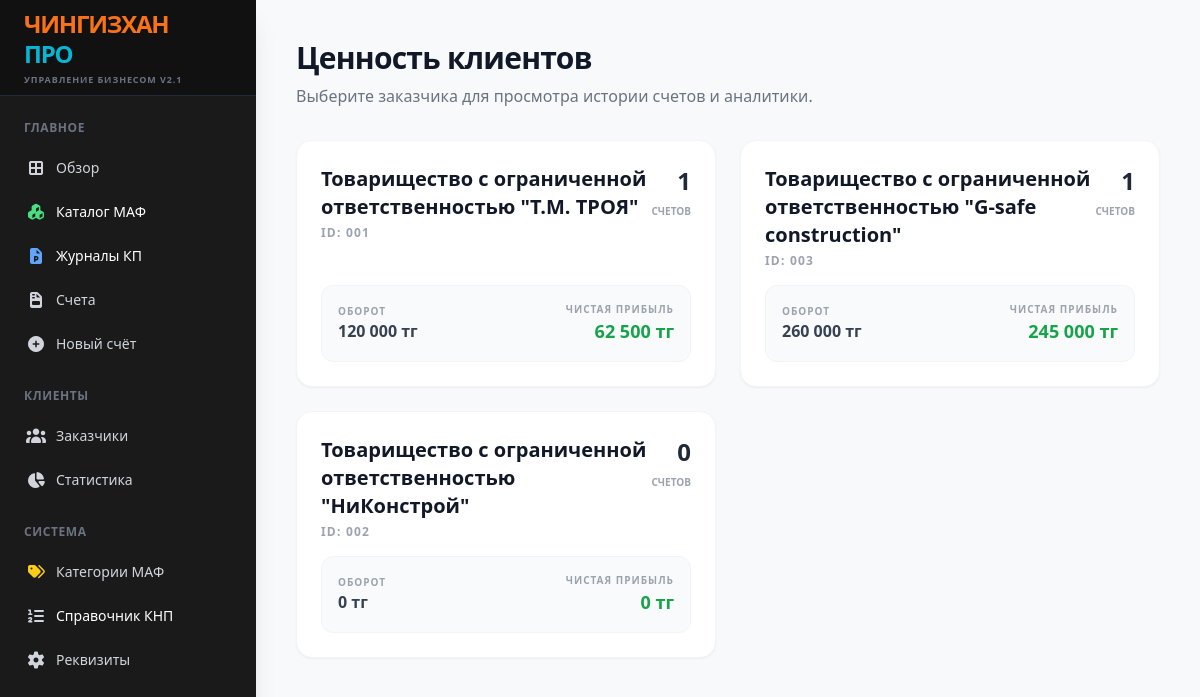
Before: /issued_invoices with the older database file.
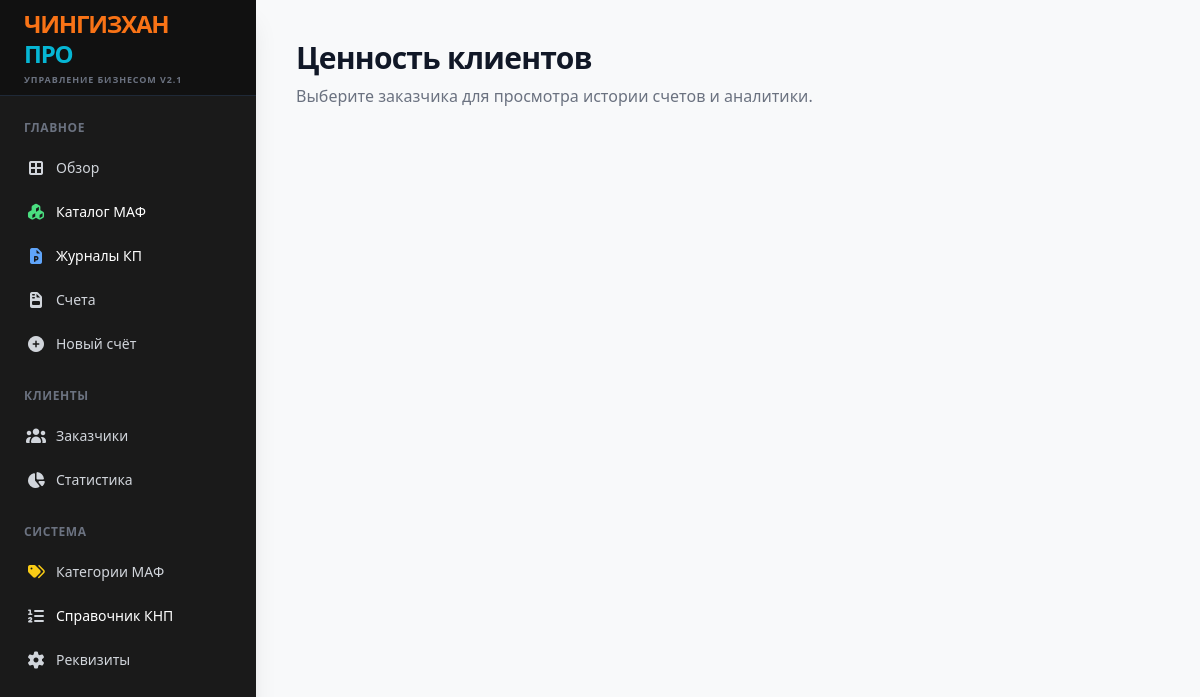
After: the same page with the newer database file.
### tables this page shows
CREATE TABLE clients (id TEXT PRIMARY KEY, name TEXT, bin TEXT, contact TEXT, address TEXT);

### app.py (the view)
@app.route('/issued_invoices')
def issued_invoices():
    with sqlite3.connect(DB_NAME) as conn:
        c = conn.cursor()
        clients = c.execute("SELECT id, name FROM clients ORDER BY name").fetchall()
        clients_data = []
        for client in clients:
            cid = client[0]
            inv_count = c.execute("SELECT COUNT(*) FROM invoices WHERE client_id = ?", (cid,)).fetchone()[0]
            total_revenue = c.execute("SELECT SUM(total) FROM invoices WHERE client_id = ?", (cid,)).fetchone()[0] or 0
            invoices = c.execute("SELECT id FROM invoices WHERE client_id = ?", (cid,)).fetchall()
            total_costs = 0
            for inv in invoices:
                costs = c.execute("SELECT SUM(value) FROM internal_costs WHERE invoice_id = ?", (inv[0],)).fetchone()[0]
                if costs: total_costs += costs
            total_profit = total_revenue - total_costs
            clients_data.append({'id': cid, 'name': client[1], 'count': inv_count, 'revenue': total_revenue, 'profit': total_profit})
    return render_template('issued_clients.html', clients=clients_data)

### templates/issued_clients.html
{% extends "base.html" %}
{% block content %}
<div class="p-10 max-w-7xl mx-auto">
    <div class="mb-8">
        <h2 class="text-3xl font-black text-gray-900 tracking-tight">Ценность клиентов</h2>
        <p class="text-gray-500 mt-2">Выберите заказчика для просмотра истории счетов и аналитики.</p>
    </div>
    <div class="grid grid-cols-2 gap-6">
        {% for c in clients %}
        <a href="/client_invoices/{{ c['id'] }}" class="bg-white p-6 rounded-2xl shadow-sm border border-gray-100 hover:shadow-lg hover:border-gray-300 transition group flex flex-col justify-between">
            <div class="flex justify-between items-start mb-4">
                <div>
                    <h3 class="font-bold text-gray-900 text-xl group-hover:text-blue-600">{{ c['name'] }}</h3>
                    <p class="text-xs text-gray-400 mt-1 uppercase font-bold tracking-widest">ID: {{ c['id'] }}</p>
                </div>
                <div class="text-right">
                    <span class="block text-2xl font-black text-gray-800">{{ c['count'] }}</span>
                    <span class="text-[10px] text-gray-400 uppercase font-bold">счетов</span>
                </div>
            </div>
            <div class="bg-gray-50 p-4 rounded-xl flex justify-between items-center border border-gray-100">
                <div>
                    <span class="block text-[10px] text-gray-400 uppercase font-bold tracking-widest">Оборот</span>
                    <span class="block font-black text-gray-700">{{ '{:,.0f}'.format(c['revenue']).replace(',', ' ') }} тг</span>
                </div>
                <div class="text-right">
                    <span class="block text-[10px] text-gray-400 uppercase font-bold tracking-widest">Чистая прибыль</span>
                    <span class="block font-black text-green-600 text-lg">{{ '{:,.0f}'.format(c['profit']).replace(',', ' ') }} тг</span>
                </div>
            </div>
        </a>
        {% endfor %}
    </div>
</div>
{% endblock %}

### templates/base.html (shortened to what this page needs)
<!DOCTYPE html>
<html lang="ru">
<head>
    <script src="{{ url_for('static', filename='css/tailwind.js') }}"></script>
    <link href="{{ url_for('static', filename='css/all.min.css') }}" rel="stylesheet">
</head>
<body class="bg-[#F8F9FA] flex h-screen font-sans">
    <aside class="w-64 bg-[#1a1a1a] text-gray-300 flex flex-col shadow-xl z-50">
        <div class="h-24 flex flex-col justify-center px-6 border-b border-gray-800 bg-[#111]">
            <h1 class="text-2xl font-black tracking-tighter leading-tight">
                <span style="color: #f97316;">ЧИНГИЗХАН</span><br>
                <span style="color: #06b6d4;">ПРО</span>
            </h1>
            <p class="text-[9px] font-bold text-gray-500 mt-1 uppercase tracking-widest">Управление бизнесом v2.1</p>
        </div>
        <nav class="flex-1 px-4 py-6 space-y-6 overflow-y-auto">
            <div>
                <p class="text-xs font-bold text-gray-500 mb-3 px-2 tracking-wider">ГЛАВНОЕ</p>
                <div class="space-y-1">
                    <a href="/" class="flex items-center px-2 py-2.5 rounded-md hover:bg-gray-800 transition"><i class="fas fa-th-large w-6 text-center"></i><span class="ml-2 text-sm font-medium">Обзор</span></a>
                    <a href="/catalog" class="flex items-center px-2 py-2.5 rounded-md hover:bg-gray-800 transition"><i class="fas fa-cubes w-6 text-center text-green-400"></i><span class="ml-2 text-sm font-medium text-white">Каталог МАФ</span></a>
                    <a href="/proposals" class="flex items-center px-2 py-2.5 rounded-md hover:bg-gray-800 transition"><i class="fas fa-file-powerpoint w-6 text-center text-blue-400"></i><span class="ml-2 text-sm font-medium text-white">Журналы КП</span></a>
                    <a href="/invoices" class="flex items-center px-2 py-2.5 rounded-md hover:bg-gray-800 transition"><i class="fas fa-file-invoice w-6 text-center"></i><span class="ml-2 text-sm font-medium">Счета</span></a>
                    <a href="/create_invoice" class="flex items-center px-2 py-2.5 rounded-md hover:bg-gray-800 transition"><i class="fas fa-plus-circle w-6 text-center"></i><span class="ml-2 text-sm font-medium">Новый счёт</span></a>
                </div>
            </div>
            <div>
                <p class="text-xs font-bold text-gray-500 mb-3 px-2 tracking-wider">КЛИЕНТЫ</p>
                <div class="space-y-1">
                    <a href="/clients" class="flex items-center px-2 py-2.5 hover:bg-gray-800 rounded-md transition"><i class="fas fa-users w-6 text-center"></i><span class="ml-2 text-sm font-medium">Заказчики</span></a>
                    <a href="/issued_invoices" class="flex items-center px-2 py-2.5 hover:bg-gray-800 rounded-md transition"><i class="fas fa-chart-pie w-6 text-center"></i><span class="ml-2 text-sm font-medium">Статистика</span></a>
                </div>
            </div>
            <div>
                <p class="text-xs font-bold text-gray-500 mb-3 px-2 tracking-wider">СИСТЕМА</p>
                <div class="space-y-1">
                    <a href="/categories" class="flex items-center px-2 py-2.5 hover:bg-gray-800 rounded-md transition"><i class="fas fa-tags w-6 text-center text-yellow-400"></i><span class="ml-2 text-sm font-medium">Категории МАФ</span></a>
                    <a href="/knp" class="flex items-center px-2 py-2.5 hover:bg-gray-800 rounded-md transition"><i class="fas fa-list-ol w-6 text-center"></i><span class="ml-2 text-sm font-medium text-white">Справочник КНП</span></a>
                    <a href="/settings" class="flex items-center px-2 py-2.5 hover:bg-gray-800 rounded-md transition"><i class="fas fa-cog w-6 text-center"></i><span class="ml-2 text-sm font-medium">Реквизиты</span></a>
                </div>
            </div>
        </nav>
    </aside>
    <main class="flex-1 overflow-y-auto">
        {% block content %}{% endblock %}
    </main>
</body>
</html>

Changed rows visible on the page:
removed clients: name "Товарищество с ограниченной ответственностью \"Т.М. ТРОЯ\"", id "001", count "1", revenue "120 000", profit "62 500"
removed clients: name "Товарищество с ограниченной ответственностью \"G-safe construction\"", id "003", count "1", revenue "260 000", profit "245 000"
removed clients: name "Товарищество с ограниченной ответственностью \"НиКонстрой\"", id "002", count "0", revenue "0", profit "0"
